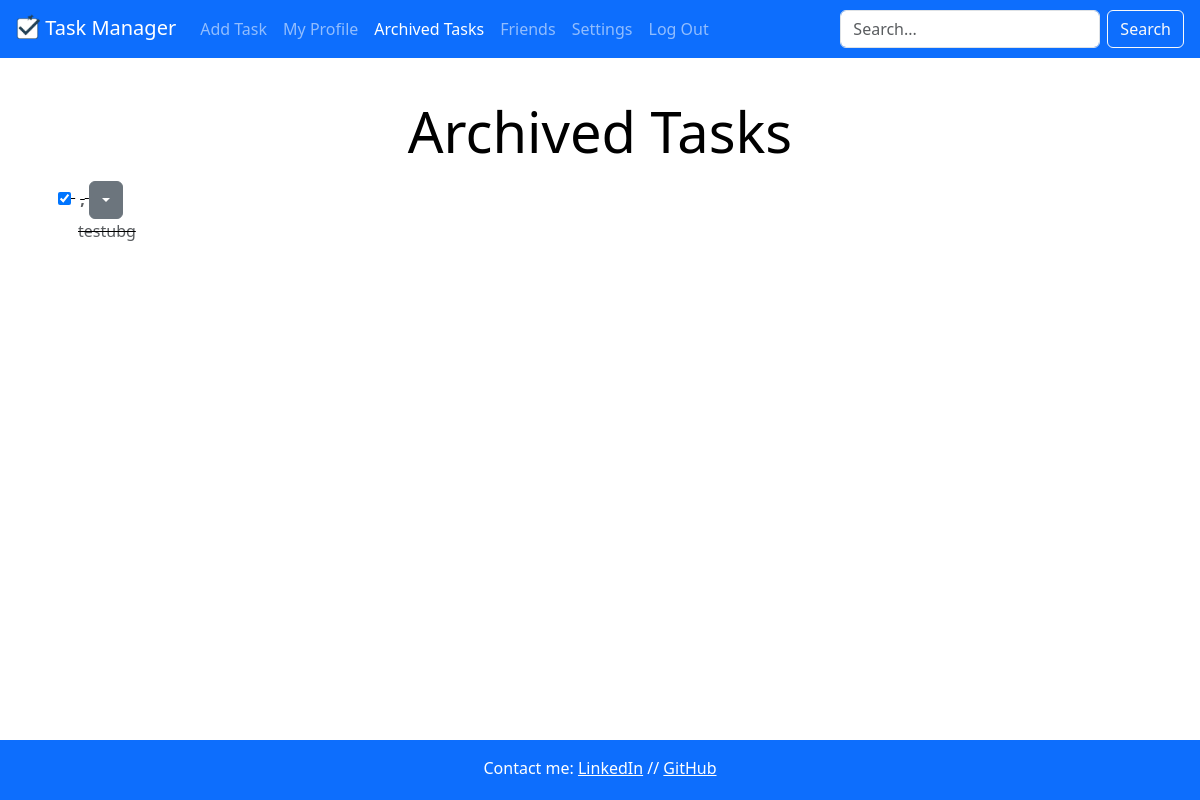
Page /archive (signed in) on the committed database.
### app.py (models this page shows, shortened)
class Task(db.Model):
    __tablename__ = 'Task'
    id = db.Column(db.Integer, primary_key = True)
    title = db.Column(db.String(100), nullable = False)
    description = db.Column(db.String(200), default = None)
    due_date = db.Column(db.Date, default = None)
    completed = db.Column(db.Boolean, default = False)
    task_status = db.Column(db.Boolean, default = False, nullable = False) # False = private, True = public
    archive_status = db.Column(db.Boolean, default = False, nullable = False) # False = not archived, True = archived
    user_id = db.Column(db.String(36), db.ForeignKey('User.id', ondelete='CASCADE'), nullable = False) # matches id in "User" class
    subtasks = db.relationship('Subtask', backref='task', lazy = True, cascade = 'all, delete-orphan')

### app.py (the view, shortened to what this page needs)
@app.route("/archive", methods = ["GET", "POST"])
def archive():
    stored_user = User.query.filter_by(user_lower=session["user"].lower()).first()
    info = {
        'stored_user': stored_user,
        'tasks': stored_user.tasks
    }
    return render_template("archive.html", info = info)

### app.py (called while the page is built)
@app.before_request
def check_user_existence():
    if "user" in session:
        user_lower = session["user"].lower()
        if not User.query.filter_by(user_lower=user_lower).first():
            session.pop("user", None)
            return redirect(url_for("login"))

### templates/archive.html (shortened to what this page needs)
{% extends "layout.html" %}
{% block user_status %}{% endblock %}
{% block archive_status %}active{% endblock %}
{% block friends_status %}{% endblock %}
{% block settings_status %}{% endblock %}
{% block add_status %}{% endblock %}
{% block content %}
<div class="position-relative m-md-3">
  <br>
  <div>
    <h1 class="h3 mb-3 display-4 font-weight-normal text-center">Archived Tasks</h1>
  </div>
  {% if info["stored_user"] %}
    {% for task in info["tasks"] %}
      {% if task.archive_status == True %}
        <span {% if task.completed %} style="text-decoration: line-through" {% endif %}>
          <div class="task text-muted">
            <input type="checkbox" class="task-checkbox" {% if task.completed %}checked{% endif %} onclick="updateTaskStatus(this, {{ task.id }})">
            <span class="task-name">{{ task.title }}</span>
            <button class="btn btn-secondary dropdown-toggle" type="button" id="dropdownMenuButton" data-toggle="dropdown" aria-haspopup="true" aria-expanded="false"></button>
            <div class="task-details">
              {% if task.description %}
                <span class="task-description">{{ task.description }}</span><br>
              {% endif %}
            </div>
          </div>
        </span>
      {% endif %}
    {% endfor %}
  {% endif %}
</div>
{% endblock %}

### static/style.css (style rules this page uses)
body { min-height: 100vh; display: flex; flex-direction: column; color: #000000; margin: 0; }
h1 { color: #517EF7 }
.task { margin-bottom: 20px; color: black; }
.task-name { font-weight: bold; margin-left: 5px; }
.task-details { margin-left: 20px; }

### templates/layout.html (style rules this page uses)
html, body { height: 100%; margin: 0; }
body { display: flex; flex-direction: column; }

### rows in the picture
Task: completed "☑", title ",", description "testubg"
